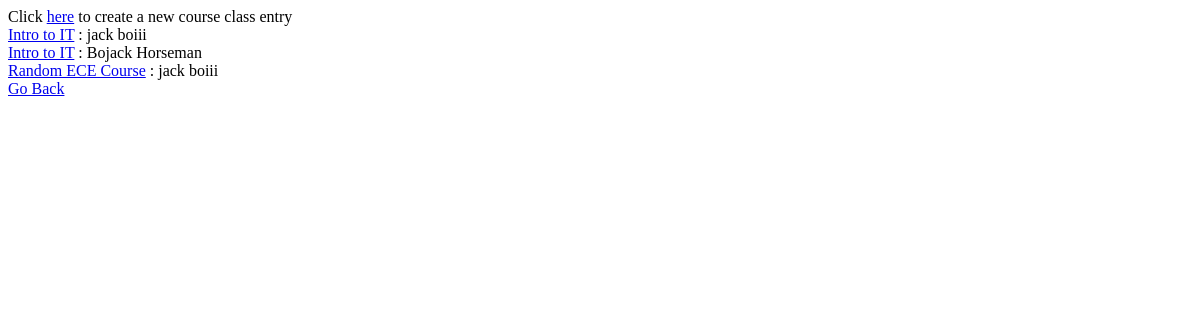
The page /courses/classes/ on the database as committed earlier.
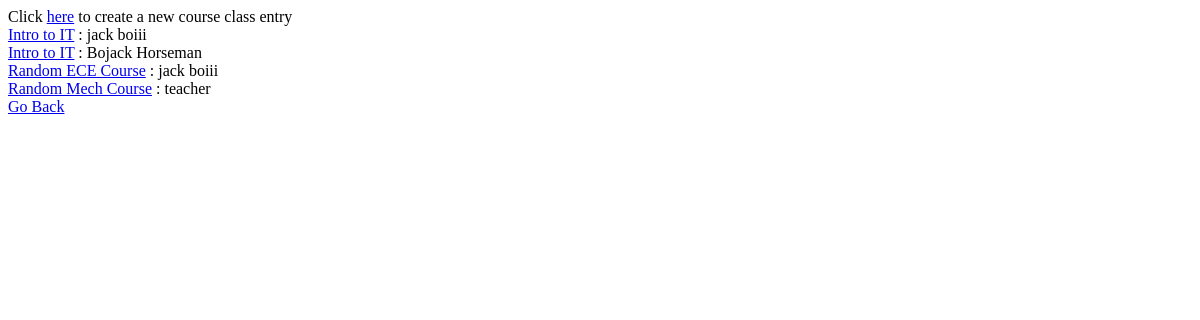
The same page on the database as committed later.
### course/models.py (models this page shows, shortened)
class CourseClass(models.Model):
    course = models.ForeignKey('course.Course', blank= True, null= True, on_delete= models.SET_NULL)
    teacher = models.ForeignKey('teacher.Teacher', blank= True, null= True, on_delete=models.SET_NULL)
    batch_name = models.CharField(max_length=20, blank=True, null= True)             # something like 'into to ds - 7th sem -section a'
    students = models.ManyToManyField('student.Student', blank= True, null= True)

class Course(models.Model):
    course_code = models.CharField(max_length=12, blank = True, null = True)
    course_name = models.CharField(max_length=70)
    department = models.ForeignKey('department.Department', on_delete = models.CASCADE)
    for_semester = models.IntegerField(blank= True, null= True)

### teacher/models.py (models this page shows, shortened)
class Teacher(models.Model):
    user = models.OneToOneField('user.User', on_delete=models.CASCADE)
    employee_id = models.CharField(max_length=20, blank = True, null=True)
    deptt = models.ForeignKey('department.Department', null = True, blank= True, on_delete=models.SET_NULL)

### user/models.py (models this page shows, shortened)
class User(AbstractUser):
    pass
    phone_no = models.CharField(max_length=15, null=True, blank=True)
    address = models.CharField(max_length=100, null = True, blank= True)
    year_of_joining = models.IntegerField(null=True, blank=True)
    is_admin = models.BooleanField(default=True)
    is_teacher = models.BooleanField(default=False)
    is_student = models.BooleanField(default=False)

### course/views.py (the view)
# urls.py: path('classes/', CourseClassListView.as_view(), name = 'course-class-list-view'),
class CourseClassListView(ListView):
    template_name = 'course_class/course_class_list.html'
    context_object_name = 'classes'
    def get_queryset(self):
        queryset = CourseClass.objects.all()
        return queryset

### course/templates/course_class/course_class_list.html
<div>
    Click <a href="{% url 'courses:course-class-create-view' %}">here</a> to create a new course class entry
</div>
<div>
    {% for class in classes %}
        <div>
                <a href="{% url 'courses:course-class-detail-view' class.pk%}">{{class.course.course_name}}</a> : {{class.teacher.user.first_name}} {{class.teacher.user.last_name}}
        </div>
    {% endfor %}
</div>
<div>
    <a href="{% url 'landing-page' %}">Go Back</a>
</div>

Rows that differ between the two databases and show on the page:
added CourseClass: course.course_name "Random Mech Course", teacher.user.first_name "teacher"
